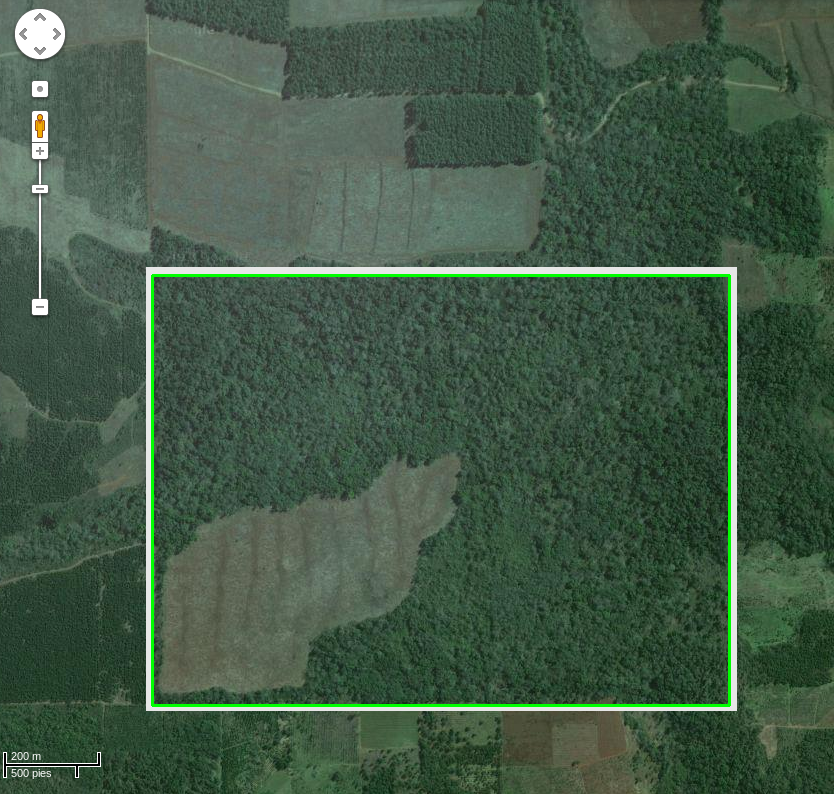
#> input picture images/Deforestacion_zona_delimitada.png, 834 x 794 px, given in place of Deforestacion.png, which was not available
$ python Ej5_deforestacion.py
#> lines starting #> are read from the running program, lines starting #| are printed output that depends on the picture; after the words box and inside, x2 and y2 are one past the last pixel; in counts of white or black regions, pixels touching at a corner belong together; pictures that were not available may be replaced by others from this repository, and a replacement may not be noted
### TP4_Color/delimit_area.py
import cv2
import numpy as np

def delimit_area(image, umbral, graph=False):
    """
    Funcion para delimitar una zona de una imagen utilizando perfiles de intensidad
    horizontal, vertical y un umbral dado.

    Se recibe una imagen, un umbral de intensidad para encontrar la zona delimitada y un booleano
    para indicar si se quiere dibujar el recuadro en la imagen (opcional).
    Se devuelve la imagen con el recuadro interno dibujado y un arreglo con los vertices del mismo.
    """

    #* Si se quiere calcular los perfiles de intensidad promedio de izquierda a derecha y de arriba a abajo
    # Al ser el promedio de todos los px a lo largo de cada eje, es robusto a variaciones en la
    # ubicacion de la zona a delimitar. Mientras que si se calcula por ejemplo en la mitad de la
    # imagen, antes hay que asegurarse de que la zona a delimitar este en esa ubicacion.
    # perfil_horizontal = np.mean(image, axis=0)
    # perfil_vertical = np.mean(image, axis=1)

    #* Si se quiere calcular los perfiles de intensidad en la mitad de la imagen
    # En los casos donde tenemos la imagen y podemos asumir que la zona a delimitar esta en el
    # centro de la imagen, podemos calcular los perfiles de intensidad en la mitad de cada eje.
    mid_height = image.shape[0] // 2    # division entera
    mid_width = image.shape[1] // 2
    perfil_horizontal = image[mid_height, :]
    perfil_vertical = image[:, mid_width]

    # Encontrar donde el perfil de intensidad supera un cierto umbral dado
    indices_horizontal = np.where(perfil_horizontal > umbral)[0]
    indices_vertical = np.where(perfil_vertical > umbral)[0]

    # Comprobar que los arrays no esten vacios antes de acceder a sus elementos
    if indices_horizontal.size > 0 and indices_vertical.size > 0:
        # Encontrar los extremos externos del recuadro
        x1_ext = indices_horizontal[0]
        x2_ext = indices_horizontal[-1]
        y1_ext = indices_vertical[0]
        y2_ext = indices_vertical[-1]

        # Encontrar donde el perfil de intensidad cae por debajo del umbral dentro del recuadro
        # para encontrar los extremos internos del recuadro en caso de que el recuadro tenga varios pixeles de borde
        indices_horizontal_int = np.where(perfil_horizontal[x1_ext:x2_ext] < umbral)[0]
        indices_vertical_int = np.where(perfil_vertical[y1_ext:y2_ext] < umbral)[0]

        # Encontrar los extremos internos del recuadro
        x1_int = x1_ext + indices_horizontal_int[0]
        x2_int = x1_ext + indices_horizontal_int[-1]
        y1_int = y1_ext + indices_vertical_int[0]
        y2_int = y1_ext + indices_vertical_int[-1]

        # Si como parametro se indica que se quiere dibujar el recuadro en la imagen
        # Si se quiere dibujar el recuadro externo, se debe usar las coordenadas x1_ext, x2_ext, y1_ext, y2_ext
        if(graph):
            cv2.rectangle(image, (x1_int, y1_int), (x2_int, y2_int), (0, 255, 0), 2)

        # Mostrar la imagen
        # cv2.imshow('Imagen', image)
        # cv2.waitKey(0)
        # cv2.destroyAllWindows()

        # Devolver la imagen con el recuadro interno dibujado y un arreglo con los vertices del recuadro
        return image, [(x1_int, y1_int), (x2_int, y1_int), (x2_int, y2_int), (x1_int, y2_int)]

    else:
        print("No se encontró un recuadro con el umbral dado.")
        return None, None

### TP4_Color/create_mask.py
import cv2
import numpy as np
import cvui

def create_mask(image, input_points=None):
    """
    Funcion para crear una mascara a partir de seleccionar puntos en una imagen con el click del
    mouse o utilizando un arreglo de vertices.
    Se recibe la imagen y opcionalmente un arreglo de vertices para utilizar, y se devuelve la
    imagen con la mascara aplicada y la mascara binaria.

    El poligono se crea usando los puntos seleccionados o recibidos como parametros, por lo cual,
    si se desea crear un cuadrado o rectangulo, los puntos se deben seleccionar en orden horario
    o antihorario. Ademas se muestra una ventana con instrucciones para el usuario.
    """

    # Lista para almacenar los puntos
    points = []

    # Crear una copia de la imagen para dibujar los puntos y las lineas
    image_copy = image.copy()

    # Funcion callback del evento del mouse
    # [11 lines left out: function select_points, not called in this run]

    # Crear una ventana y asignar la funcion callback del mouse
    WINDOWS_NAME = "Crear mascara"
    cv2.namedWindow(WINDOWS_NAME)
    cv2.setMouseCallback(WINDOWS_NAME, select_points)

    # Crear una ventana para las instrucciones
    INSTRUCTIONS_WINDOW = "Instrucciones"
    cv2.namedWindow(INSTRUCTIONS_WINDOW)
    instructions_frame = np.zeros((180, 420, 3), np.uint8)
    cvui.init(INSTRUCTIONS_WINDOW)

    # Se no se reciben puntos, se seleccionan con el mouse
    if input_points is None:
        while True:
            # Mostrar la imagen
            cv2.imshow(WINDOWS_NAME, image_copy)

            # Mostrar las instrucciones
            instructions_frame[:] = (50, 50, 50)
            cvui.text(instructions_frame, 10, 10, "Seleccione los puntos con el mouse para crear la mascara.")
            cvui.text(instructions_frame, 10, 30, "Se creara un poligono, por lo tanto, los puntos deben ser")
            cvui.text(instructions_frame, 10, 50, "seleccionados en orden y se conectara automaticamente el")
            cvui.text(instructions_frame, 10, 70, "primer y ultimo punto elegido.")
            cvui.text(instructions_frame, 10, 110, "Presione el boton 'Aceptar' o la tecla 'ESC' para finalizar.")

            if cvui.button(instructions_frame, 10, 130, "Aceptar"):
                break

            # Mostrar ventana con instrucciones
            cvui.imshow(INSTRUCTIONS_WINDOW, instructions_frame)

            # Salir del bucle si se presiona la tecla ESC
            if cv2.waitKey(20) == 27:
                break
    else:   # Si se reciben puntos por parametro, se utilizan
        points = input_points

    # Cerrar todas las ventanas
    cv2.destroyAllWindows()

    # Crear una imagen negra del mismo tamaño que la imagen original
    mask = np.zeros_like(image)

    # Crear mascara binaria dibujando un poligono blanco en la imagen negra,
    # usando los puntos seleccionados
    cv2.fillPoly(mask, np.array([points], dtype=np.int32), (255,255,255))

    # Aplicar la mascara a la imagen original
    image_with_mask = cv2.bitwise_and(image, mask)

    # Retornar la imagen con la mascara aplicada y la mascara binaria
    return image_with_mask, mask

### TP4_Color/segment_color_rgb_image.py
import cv2
import numpy as np
import cvui
import color_slicing as cs

def segment_color_rgb_image(image):
    """
    Funcion para segmentar color en una imagen en el modelo de color RGB.
    Recibe una imagen y devuelve la imagen segmentada y la mascara.
    """

    # Crear una ventana para la imagen y otra para los controles
    WINDOW_NAME = 'Imagen segmentada'
    WINDOW_NAME_CONTROLS = 'Controles'
    cvui.init(WINDOW_NAME)
    cvui.init(WINDOW_NAME_CONTROLS)

    # Crear una imagen en blanco para los controles
    UI = np.zeros((620, 350, 3), np.uint8)

    # Valores iniciales para los trackbars
    r_min = [0]
    g_min = [0]
    b_min = [0]
    r_max = [255]
    g_max = [255]
    b_max = [255]

    # Valor del checkbox para mostrar la mascara o la segmentacion
    show_mask = [False]

    while True:
        UI[:] = (49, 52, 49)

        # Crear los trackbars para los valores minimos y maximos de cada canal de color
        cvui.text(UI, 10, 30, 'R min')
        cvui.trackbar(UI, 10, 50, 300, r_min, 0, 255)
        cvui.text(UI, 10, 120, 'R max')
        cvui.trackbar(UI, 10, 140, 300, r_max, 0, 255)
        cvui.text(UI, 10, 210, 'G min')
        cvui.trackbar(UI, 10, 230, 300, g_min, 0, 255)
        cvui.text(UI, 10, 300, 'G max')
        cvui.trackbar(UI, 10, 320, 300, g_max, 0, 255)
        cvui.text(UI, 10, 380, 'B min')
        cvui.trackbar(UI, 10, 400, 300, b_min, 0, 255)
        cvui.text(UI, 10, 470, 'B max')
        cvui.trackbar(UI, 10, 490, 300, b_max, 0, 255)

        # Crear el checkbox para mostrar la mascara o la segmentacion
        cvui.checkbox(UI, 10, 550, 'Mostrar mascara', show_mask)

        # Crear el boton para salir del bucle
        if cvui.button(UI, 10, 580, 'Aceptar'):
            break

        # Crear los arrays lower y upper
        lower = np.array([b_min[0], g_min[0], r_min[0]])
        upper = np.array([b_max[0], g_max[0], r_max[0]])

        # Aplicar el rebanado de color
        img_slicing, mask = cs.color_slicing_rgb(image, lower, upper)

        # Mostrar la mascara o la segmentacion dependiendo del estado del checkbox
        if show_mask[0]:
            cvui.imshow(WINDOW_NAME, mask)
        else:
            cvui.imshow(WINDOW_NAME, img_slicing)

        # Mostrar los controles
        cvui.imshow(WINDOW_NAME_CONTROLS, UI)

        # Salir del bucle si se presiona la tecla ESC
        if cv2.waitKey(20) == 27:
            break

    cv2.destroyAllWindows()

    # Al salir del bucle se devuelve la imagen segmentada y la mascara
    return img_slicing, mask

### TP4_Color/Ej5_deforestacion.py
import os
os.chdir(os.path.dirname(os.path.abspath(__file__)))
import cv2
import numpy as np
import cvui

import create_mask as cm
import delimit_area as da
import segment_color_rgb_image as sc

"""
El gobierno de la provincia de Misiones lo ha contratado para realizar una aplicacion que sea
capaz de detectar zonas deforestadas. Para desarrollar un primer prototipo le han suministrado
una imagen satelital (Deforestacion.png) en la que un experto ya delimito el area donde deberia
existir monte nativo y sobre la cual usted debe trabajar.

Se requiere que su aplicacion:
- Segmente y resalte en algun tono de rojo el area deforestada.
- Calcule el area total (hectareas) de la zona delimitada, el area de la zona
que tiene monte y el area de la zona deforestada.
- (Opcional) Detecte automaticamente la delimitacion de la zona.

Ayuda:
- Explore todos los canales de los diferentes modelos de color para determinar
cual (o que combinacion de ellos) le proporciona mas informacion.
- Como su objetivo es la segmentacion de las distintas zonas, piense que herramienta
(de las que ya conoce) le permitiria lograr zonas mas homogeneas.
- Utilice la referencia de la esquina inferior izquierda para computar los tamanos
de las regiones.
"""

PATH = '../images/'

# [53 lines left out: functions calculate_reference, calculate_area, not called in this run]


#* Cargar la imagen original
img_original = cv2.imread(PATH + 'Deforestacion.png')
#> img_original is the input picture: shape (794, 834, 3); mean B, G, R 70.5, 89.8, 66.4

#* Detectar automaticamente la delimitacion de la zona (se marca el area y se retorna los vertices)
img, vertices = da.delimit_area(img_original, 150, False)
#> in delimit_area, `perfil_horizontal = image[mid_height, :]`: perfil_horizontal = 834 rows, first 8: [88, 103, 82], [86, 103, 82], [88, 104, 86], [85, 103, 86], [84, 102, 85], [84, 102, 85], [84, 102, 85], [85, 103, 86]
#> in delimit_area, `perfil_vertical = image[:, mid_width]`: perfil_vertical = 794 rows, first 8: [90, 101, 83], [94, 105, 86], [97, 110, 89], [101, 113, 92], [99, 112, 91], [99, 112, 90], [105, 119, 95], [111, 125, 101]
#> in delimit_area, `indices_horizontal = np.where(perfil_horizontal > umbral)[0]`: indices_horizontal = 39 values from 146 to 736
#> in delimit_area, `indices_vertical = np.where(perfil_vertical > umbral)[0]`: indices_vertical = 39 values from 267 to 710
#> in delimit_area, `x1_ext = indices_horizontal[0]`: x1_ext = 146
#> in delimit_area, `x2_ext = indices_horizontal[-1]`: x2_ext = 736
#> in delimit_area, `y1_ext = indices_vertical[0]`: y1_ext = 267
#> in delimit_area, `y2_ext = indices_vertical[-1]`: y2_ext = 710
#> in delimit_area, `indices_horizontal_int = np.where(perfil_horizontal[x1_ext:x2_ext] < u..`: indices_horizontal_int = 1734 values from 5 to 584
#> in delimit_area, `indices_vertical_int = np.where(perfil_vertical[y1_ext:y2_ext] < umbra..`: indices_vertical_int = 1293 values from 7 to 439
#> in delimit_area, `x1_int = x1_ext + indices_horizontal_int[0]`: x1_int = 151
#> in delimit_area, `x2_int = x1_ext + indices_horizontal_int[-1]`: x2_int = 730
#> in delimit_area, `y1_int = y1_ext + indices_vertical_int[0]`: y1_int = 274
#> in delimit_area, `y2_int = y1_ext + indices_vertical_int[-1]`: y2_int = 706
#> vertices = [(151, 274), (730, 274), (730, 706), (151, 706)]
cv2.imshow('Identificar zona delimitada', img)
# cv2.imwrite(PATH + 'Deforestacion_area_delimitada.png', img)
# cv2.waitKey(0)
# cv2.destroyAllWindows()
# print(vertices)

#* Crear mascara a partir de la zona delimitada.
#* En caso de que la funcion delimited_area no encuentre el area delimitada, por ejemplo si se
#* utiliza un umbral muy alto, la funcion create_mask recibira vertices = None y se podra seleccionar
#* manualmente la zona delimitada con el mouse.
# delimited_area sera la imagen con la zona delimitada y el resto negro
delimited_area, _ = cm.create_mask(img_original, vertices)
#> in create_mask, `cv2.fillPoly(mask, np.array([points], dtype=np.int32), (255,255,255))`:
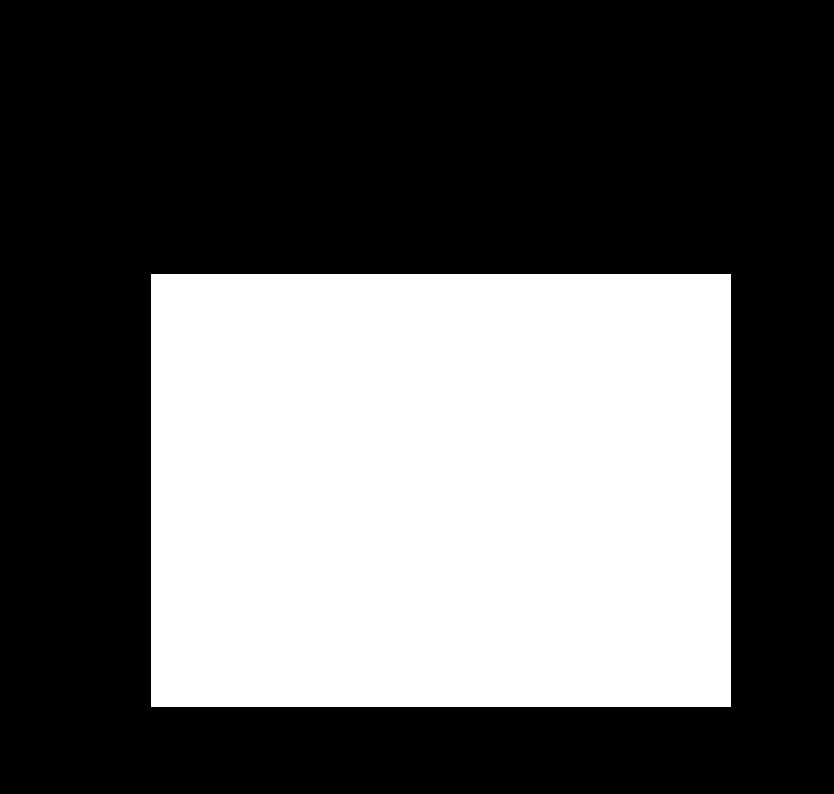
#> mask: shape (794, 834, 3); 37.9% white; 1 white region, box (x1, y1, x2, y2) and area: (151, 274, 731, 707) 251140
#> in create_mask, `image_with_mask = cv2.bitwise_and(image, mask)`:
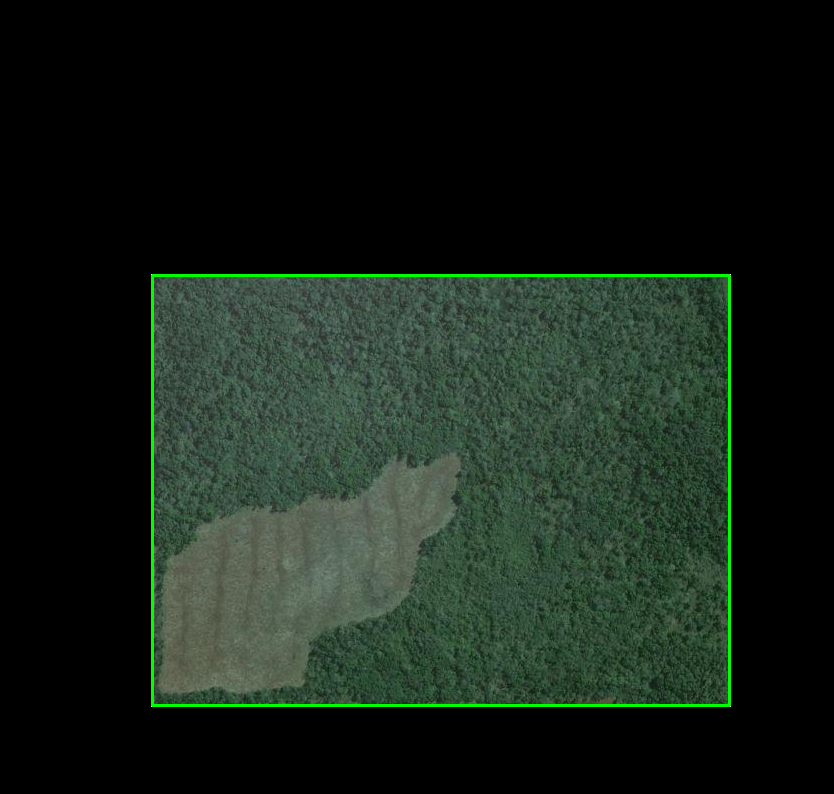
#> image_with_mask: shape (794, 834, 3); mean B, G, R 23.8, 32.6, 22.1
# cv2.imshow('Area delimitada', delimited_area)

#* Homogenizar la zona delimitada
# Se aplica un filtro de mediana para homogenizar la zona delimitada, probando diferentes tamaños
# de ventana (ksize impar) para elegir cual nos permite obtener una imagen mas homogenea en la zona
# de monte y en la zona deforestada.
ksize = 25
filtered_area = cv2.medianBlur(delimited_area, ksize)
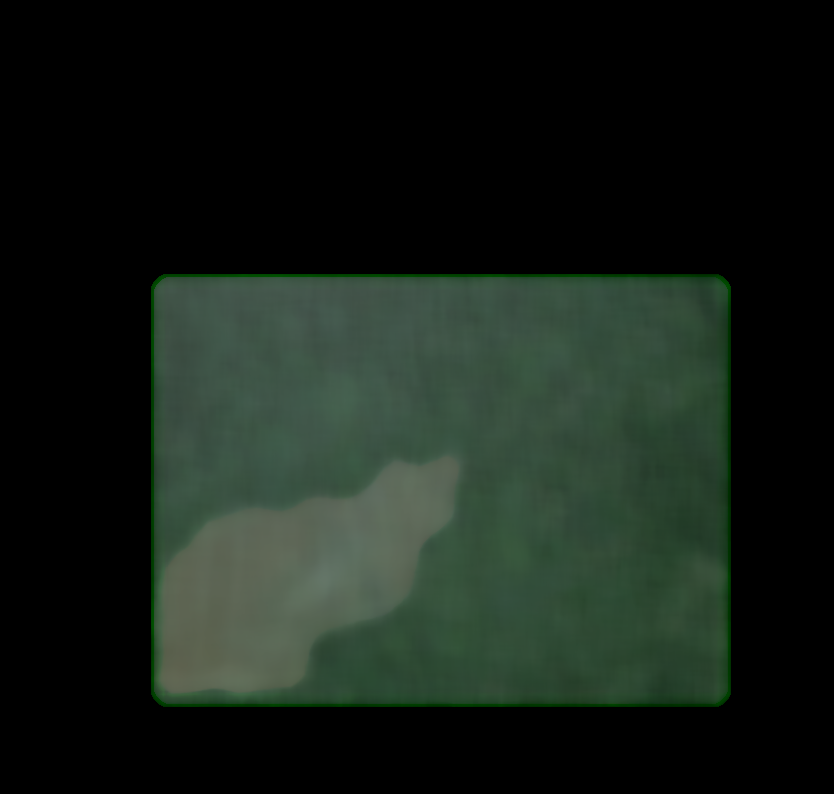
#> filtered_area: shape (794, 834, 3); mean B, G, R 23.7, 30.9, 21.9
# cv2.imshow('Median Blur', filtered_area)
# cv2.imwrite(PATH + 'Deforestacion_zona_homogenea.png', filtered_area)

#* Segmentar el area deforestada
# Se ha probado utilizar la funcion para segmentar con rgb y con hsv, siendo en este caso
# la mas facil de obtener un resultado optimo la segmentacion en rgb (con Rmin=71)
_, mask_segmented = sc.segment_color_rgb_image(filtered_area)
#> (the run stopped early here; a loop or call above may not have finished)

$ run again, on images/HeadCT_degradada.tif
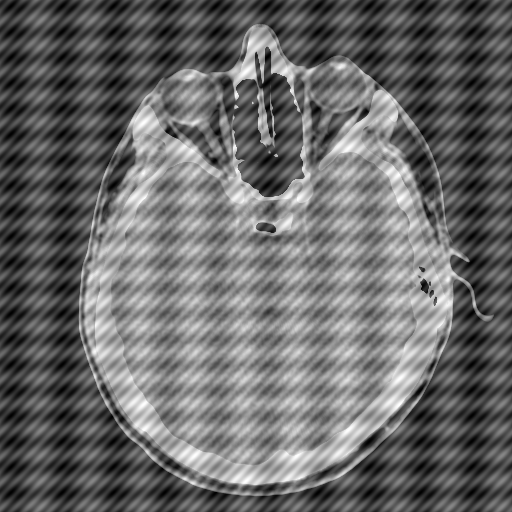
#> input picture images/HeadCT_degradada.tif, 512 x 512 px, given in place of Deforestacion.png, which was not available
#> img_original is the input picture: shape (512, 512, 3); min 0, max 255, mean 105.3
#> perfil_horizontal = 512 rows, first 8: [67, 67, 67], [54, 54, 54], [43, 43, 43], [36, 36, 36], [35, 35, 35], [40, 40, 40], [48, 48, 48], [57, 57, 57]
#> perfil_vertical = 512 rows, first 8: [67, 67, 67], [51, 51, 51], [38, 38, 38], [29, 29, 29], [27, 27, 27], [31, 31, 31], [40, 40, 40], [51, 51, 51]
#> indices_horizontal = 495 values from 86 to 461
#> indices_vertical = 441 values from 28 to 494
#> x1_ext = 86
#> x2_ext = 461
#> y1_ext = 28
#> y2_ext = 494
#> indices_horizontal_int = 624 values from 2 to 371
#> indices_vertical_int = 951 values from 1 to 465
#> x1_int = 88
#> x2_int = 457
#> y1_int = 29
#> y2_int = 493
#> vertices = [(88, 29), (457, 29), (457, 493), (88, 493)]
#> in create_mask, `cv2.fillPoly(mask, np.array([points], dtype=np.int32), (255,255,255))`:
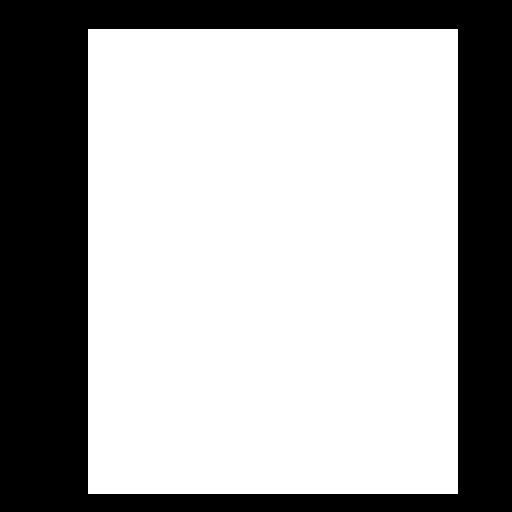
#> mask: shape (512, 512, 3); 65.6% white; 1 black region, box (x1, y1, x2, y2) and area: (0, 0, 512, 512) 90094
#> `filtered_area = cv2.medianBlur(delimited_area, ksize)`:
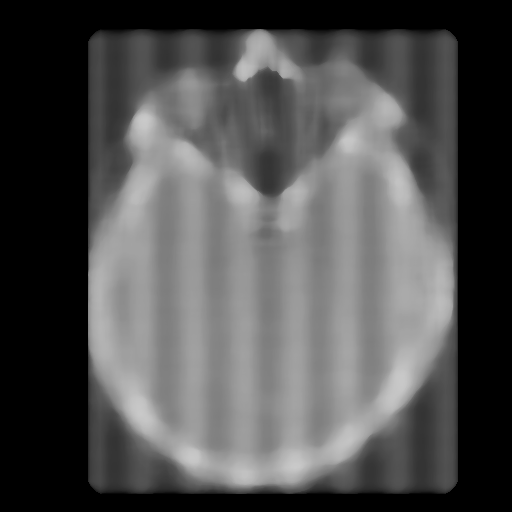
#> filtered_area: shape (512, 512, 3); min 0, max 201, mean 80.6
